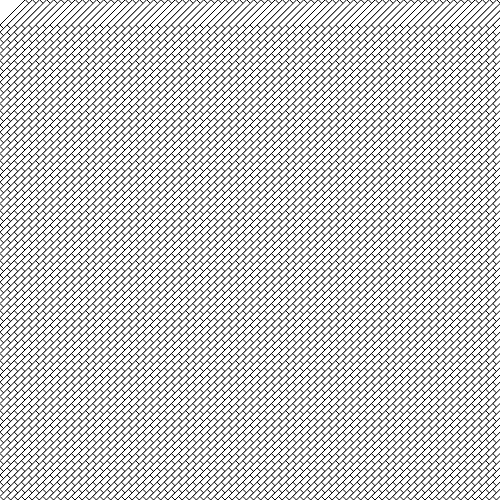
Frame 1 (no input)
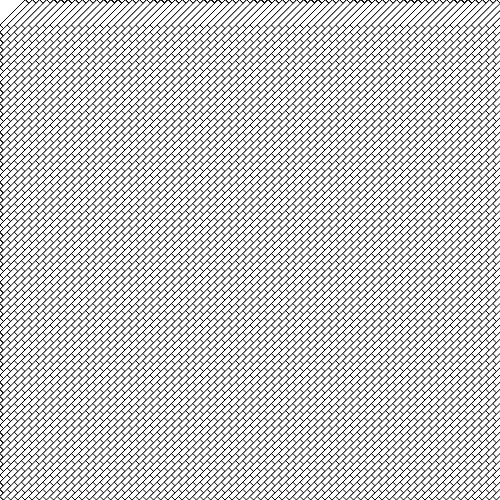
Frame 60 (no input)
Frame 120 (the mouse pressed at the canvas centre since frame 60): identical to frame 60, image omitted

The p5.js sketch that drew these frames (run headless with seeded random() and noise() and a simulated clock; from frame 60 on, the mouse is pressed at the canvas centre):

// p5.js sketch
// ── sketch.js
/**
* Kevin's notes: I really like this sketch.  It may be simple, but there is a lot of creativity
you can bring to this and build on what you've created here (perhaps a perfect midterm project).
For inspiration, I recommend checking out Casey Reas's Yes/No 2: http://reas.com/yesno_s2/
*/
function setup() {
  createCanvas(500,500)
}

function draw() {
  //this is technically correct but something to keep in mind when writing larger sketches::
  //code inside the draw loop will execute each frame.  Some operations are more "expensive" for the computer
  //and when executed repeatedly will slow down your sketch.  Try moving expressions like this into your setup function
  //and then adding a new function "windowResized" to recalculate your variables when necessary.
  //see example below...
  var n = floor((width/10)/2);
  for(var i=0; i<=width; i+=(width/70)){
    for(var j=0; j<=height; j+=(height/70)){
      quad(i+n,j, i,j+n, i+n,j+2*n, i+2*n,j+n);
    }
  }
}

//window resize function, called every time the window is resized.
//Assumes you have a dynamic canvas size like: createCanvas(windowWidth, windowHeight);
/*

function windowResized(){
  resizeCanvas(windowWidth,windowHeight);
  n = floor(width/5);
  ...
}

*/
